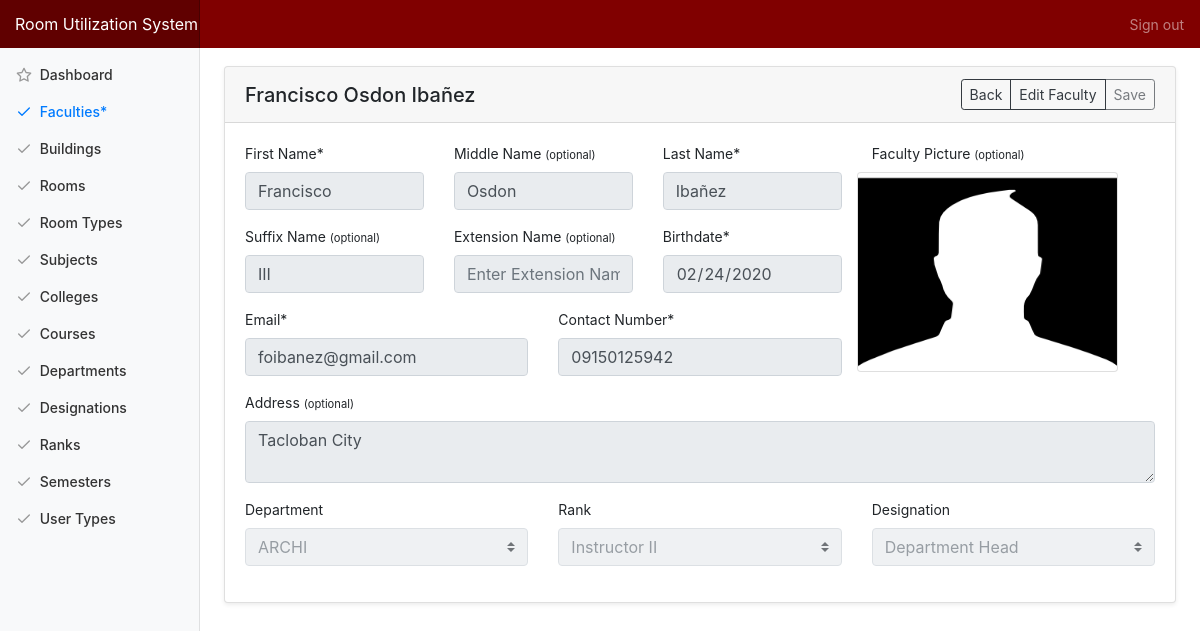
/admin/faculty_view/1, run on the app's committed database.
### tables this page shows
CREATE TABLE `tbl_faculty` (
  `faculty_id` int(10) NOT NULL,
  `identification` varchar(20) NOT NULL,
  `f_name` varchar(50) NOT NULL,
  `m_name` varchar(50) NOT NULL,
  `l_name` varchar(50) NOT NULL,
  `suffix_name` varchar(50) NOT NULL,
  `ext_name` varchar(50) NOT NULL,
  `contact_no` varchar(50) NOT NULL,
  `email` varchar(50) NOT NULL,
  `birth_date` varchar(50) NOT NULL,
  `address` varchar(50) NOT NULL,
  `image_src` varchar(255) NOT NULL DEFAULT 'avatar.png',
  `department_id` int(11) NOT NULL,
  `rank_id` int(11) NOT NULL,
  `designation_id` int(11) NOT NULL,
  `faculty_added` datetime NOT NULL DEFAULT CURRENT_TIMESTAMP,
  `faculty_modified` datetime NOT NULL DEFAULT '0000-00-00 00:00:00' ON UPDATE CURRENT_TIMESTAMP
);

### application/controllers/Admin.php (called while the page is built, shortened)
<?php
class Admin extends CI_Controller {
	public function faculty_view($id){
		$data['title'] = "Faculties";
		$data['faculty'] = $this->main_model->getFaculty($id);
		if($data['faculty']){
			$data['title2'] = $data['faculty'][0]['f_name'] . ' '. $data['faculty'][0]['m_name'] . ' ' . $data['faculty'][0]['l_name'];
			$data['departments'] = $this->main_model->getDepartments();
			$data['ranks'] = $this->main_model->getRanks();
			$data['designations'] = $this->main_model->getDesignations();
			$this->load->view('templates/header', $data);
			$this->load->view('admin/faculty_view');
			$this->load->view('templates/footer');
		} else {
			echo '404 Faculty not found';
		}
	}
}

### index.php (called while the page is built, shortened)
<?php
require_once BASEPATH.'core/CodeIgniter.php';

### application/models/Main_model.php (called while the page is built, shortened)
<?php defined('BASEPATH') OR exit('No direct script access allowed');
Class Main_model extends CI_Model{
	public function getFaculty($id){
		return $this->db->join('tbl_department', 'tbl_department.department_id=tbl_faculty.department_id')->join('tbl_rank', 'tbl_rank.rank_id=tbl_faculty.rank_id')->join('tbl_designation', 'tbl_designation.designation_id=tbl_faculty.designation_id')->where('tbl_faculty.faculty_id', $id)->get('tbl_faculty')->result_array();
	}
	public function getDesignations(){
		return $this->db->get('tbl_designation')->result_array();
	}
	public function getDepartments(){
		return $this->db->join('tbl_college', 'tbl_college.college_id = tbl_department.college_id')->get('tbl_department')->result_array();
	}
	public function getRanks(){
		return $this->db->get('tbl_rank')->result_array();
	}
}

### application/views/admin/faculty_view.php (the view, shortened to what this page needs)
<div class="container-fluid">
  <div class="row">
    <main role="main" class="col-md-9 ml-sm-auto col-lg-10 pt-4 px-4 mb-3">
      <div class="card shadow-sm">
			  <h5 class="card-header d-flex justify-content-between align-items-center">
          <?=$title2?>
          <div class="btn-group">
            <a href="<?=base_url('admin/faculty')?>" class="btn btn-outline-dark btn-sm">Back</a>
            <button class="btn btn-outline-dark btn-sm" id="btnEditFaculty" value="edit">Edit Faculty</button>
            <button class="btn btn-outline-dark btn-sm formEdit" form="frm_faculty_update" disabled>Save</button>
          </div>
        </h5>
			  <div class="card-body">
          <?=form_open('admin/updateFaculty', 'id="frm_faculty_update"');?>
          <div class="row">
            <div class="col-md-8">
              <div class="row">
                <div class="col-md-4">
                  <div class="form-group">
                    <label>First Name*</label>
                    <input type="text" class="form-control focus formEdit" placeholder="Enter First Name" name="f_name" required value="<?=$faculty[0]['f_name']?>">
                  </div>
                </div>
                <div class="col-md-4">
                  <div class="form-group">
                    <label>Middle Name <small>(optional)</small></label>
                    <input type="text" class="form-control formEdit" placeholder="Enter Middle Name" name="m_name" value="<?=$faculty[0]['m_name']?>">
                  </div>
                </div>
                <div class="col-md-4">
                  <div class="form-group">
                    <label>Last Name*</label>
                    <input type="text" class="form-control formEdit" placeholder="Enter Last Name" name="l_name" required value="<?=$faculty[0]['l_name']?>">
                  </div>
                </div>
              </div>
              <div class="row">
                <div class="col-md-4">
                  <div class="form-group">
                    <label>Suffix Name <small>(optional)</small></label>
                    <input type="text" class="form-control formEdit" placeholder="Enter Suffix Name" name="suffix_name" value="<?=$faculty[0]['suffix_name']?>">
                  </div>
                </div>
                <div class="col-md-4">
                  <div class="form-group">
                    <label>Extension Name <small>(optional)</small></label>
                    <input type="text" class="form-control formEdit" placeholder="Enter Extension Name" name="ext_name" value="<?=$faculty[0]['ext_name']?>">
                  </div>
                </div>
                <div class="col-md-4">
                  <div class="form-group">
                    <label>Birthdate*</label>
                    <input type="date" class="form-control formEdit" name="birth_date" required value="<?=$faculty[0]['birth_date']?>">
                  </div>
                </div>
              </div>
              <div class="row">
                <div class="col-md-6">
                  <div class="form-group">
                    <label>Email*</label>
                    <input type="text" class="form-control formEdit" placeholder="Enter Last Name" name="email" required value="<?=$faculty[0]['email']?>">
                  </div>
                </div>
                <div class="col-md-6">
                  <div class="form-group">
                    <label>Contact Number*</label>
                    <input type="text" class="form-control formEdit" placeholder="Enter Contact Number" name="contact_no" required value="<?=$faculty[0]['contact_no']?>">
                  </div>
                </div>
              </div>
            </div>
            <div class="col-md-4">
               <label>Faculty Picture <small>(optional)</small></label>
               <div class="row">
                 <div class="card profile col-md-10 p-0" style="height: 200px;">
                   <img src="<?=base_url('assets/img/users/'.$faculty[0]['image_src'])?>" height="100%" width="100%" class="" id="image_src">
                 </div>
                 <div class="col-md-1">
                 </div>
               </div>
            </div>
          </div>
          <div class="row">
            <div class="form-group col-md-12">
              <label>Address <small>(optional)</small></label>
              <textarea class="form-control formEdit" placeholder="Enter Faculty Address" name="address"><?=$faculty[0]['address']?></textarea>
            </div>
          </div>
          <div class="row">
            <div class="col-md-4">
              <div class="form-group">
                <label>Department</label>
                <select class="custom-select formEdit" name="department_id">
                  <?php foreach ($departments as $row) { ?>
                  <option value="<?=$row['department_id']?>" <?=($row['department_id']==$faculty[0]['department_id'])?'selected':'';?>><?=$row['department_name']?></option>
                  <?php } ?>
                </select>
              </div>
            </div>
            <div class="col-md-4">
              <div class="form-group">
                <label>Rank</label>
                <select class="custom-select formEdit" name="rank_id">
                  <?php foreach ($ranks as $row) { ?>
                  <option value="<?=$row['rank_id']?>" <?=($row['rank_id']==$faculty[0]['rank_id'])?'selected':'';?>><?=$row['rank_type']?></option>
                  <?php } ?>
                </select>
              </div>
            </div>
            <div class="col-md-4">
              <div class="form-group">
                <label>Designation</label>
                <select class="custom-select formEdit" name="designation_id">
                  <?php foreach ($designations as $row) { ?>
                  <option value="<?=$row['designation_id']?>" <?=($row['designation_id']==$faculty[0]['designation_id'])?'selected':'';?>><?=$row['designation_name']?></option>
                  <?php } ?>
                </select>
              </div>
            </div>
          </div>
          <?=form_close();?>
			  </div>
			</div>
   </main>
  </div>
</div>

### assets/css/dashboard.css (style rules this page uses)
body { font-size: .875rem; }
[role="main"] { padding-top: 133px; }
@media (min-width: 768px) { [role="main"] { padding-top: 48px; } }

### assets/css/rus.css (style rules this page uses)
.profile { height: 82%; }

### data on the page
tbl_faculty: f_name "Francisco", m_name "Osdon", l_name "Ibañez", suffix_name "III", birth_date "02/24/2020", email "foibanez@gmail.com", contact_no "09150125942", image_src (placeholder picture), address "Tacloban City"

### other printed values
$title2 "Francisco Osdon Ibañez"
form field department_id "ARCHI"
form field rank_id "Instructor II"
form field designation_id "Department Head"
